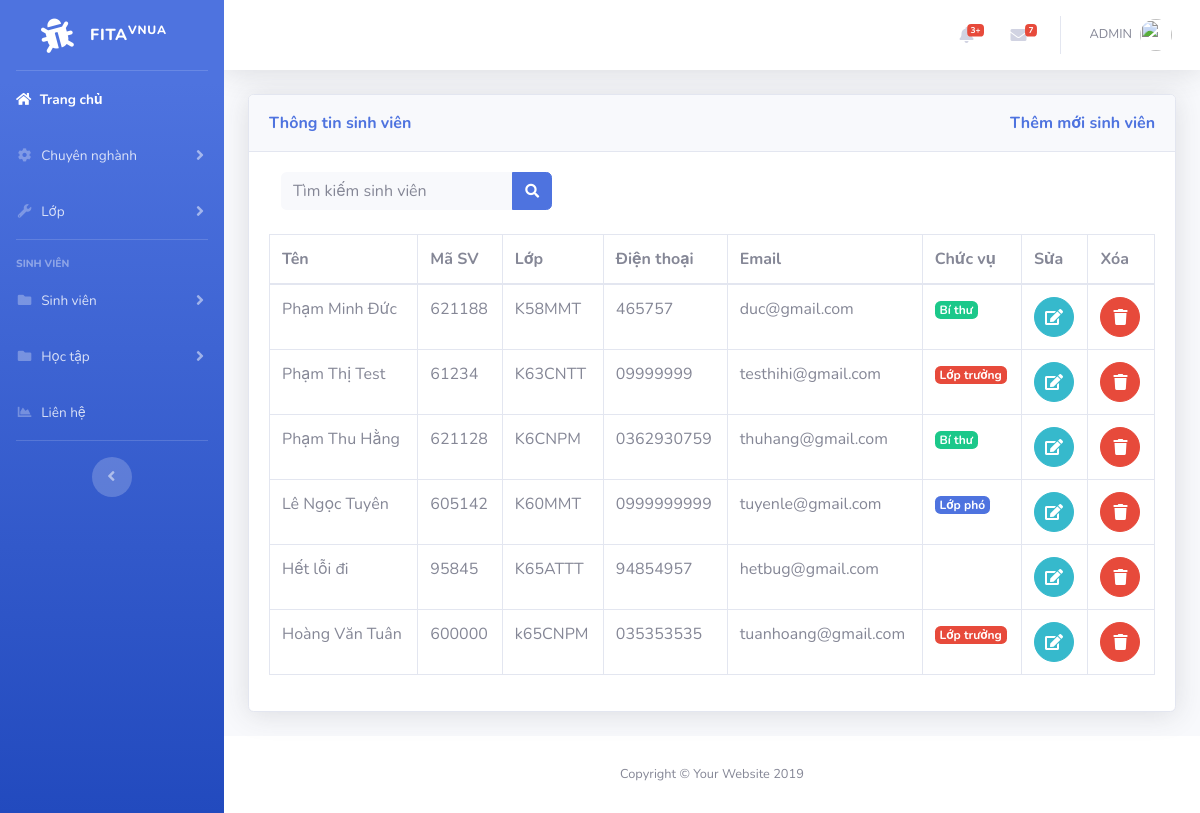
The page /student.php on the database as committed earlier.
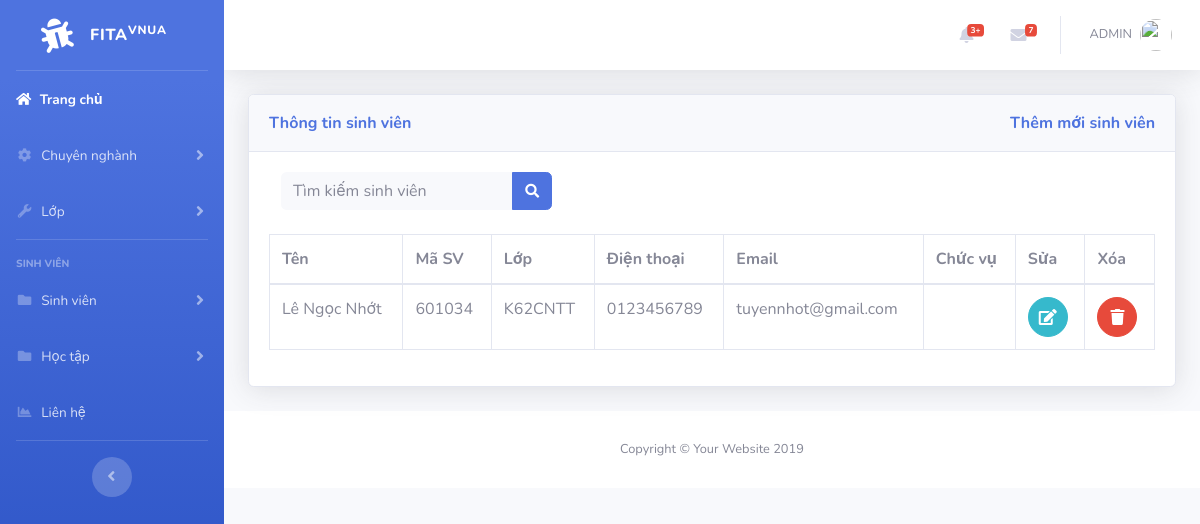
The same page on the database as committed later.
### tables this page shows
CREATE TABLE `student` (
  `id` int(11) NOT NULL,
  `name` varchar(50) NOT NULL,
  `code` varchar(6) NOT NULL,
  `class` varchar(50) NOT NULL,
  `phone` varchar(50) NOT NULL,
  `email` varchar(50) NOT NULL,
  `id_pos` int(6) NOT NULL
);

### student.php (the view, shortened to what this page needs)
<?php
include('includes/header.php');
include('includes/navbar.php');
include('includes/connect.php');
?>
<div class="container-fluid">
<div class="card shadow mb-4">
  <div class="card-header py-3">
    <h7 class="m-0 font-weight-bold text-primary">Thông tin sinh viên
            <a style="float:right" href="add_student.php">
              Thêm mới sinh viên
            </a>
    </h7>
  </div>
  <div class="card-body">
  <div class="table-responsive">
<?php
$query="SELECT * FROM student";
$query_run=mysqli_query($connect,$query);
 ?>
                  <div class="input-group col-md-4 ">
                  <input type="text" id="myInput" class="form-control bg-light border-0 small" placeholder="Tìm kiếm sinh viên" aria-label="Search" aria-describedby="basic-addon2" name="hoten" onkeyup="myFunction()">
                  <div class="input-group-append">
                    <button class="btn btn-primary" type="button" name="submit">
                      <i class="fas fa-search fa-sm"></i>
                    </button>
                    </div>
                  </div>
                  <br>
      <table class="table table-bordered" id="dataTable" width="100%" cellspacing="0">
        <thead>
          <tr>
            <th>Tên</th>
            <th>Mã SV</th>
            <th>Lớp</th>
            <th>Điện thoại</th>
            <th>Email</th>
            <th>Chức vụ</th>
            <th>Sửa</th>
            <th>Xóa</th>
          </tr>
        </thead>
        <tbody>
          <?php
              if(mysqli_num_rows($query_run)>0)
              {
                while($row=mysqli_fetch_assoc($query_run))
                {
                  ?>
                      <tr>
                        <td><?php echo $row['name']; ?></td>
                        <td><?php echo $row['code']; ?></td>
                        <td><?php echo $row['class']; ?></td>
                        <td><?php echo $row['phone']; ?></td>
                        <td><?php echo $row['email']; ?></td>
                        <td>
                          <?php
                            if($row['id_pos']==1)
                            {
                              echo '<a href="#" class="badge badge-danger">Lớp trưởng</a>';
                            }
                            if($row['id_pos']==2)
                            {
                              echo '<a href="#" class="badge badge-success">Bí thư</a>';
                            }
                            if($row['id_pos']==3)
                            {
                              echo '<a  href="#" class="badge badge-primary">Lớp phó</a>';
                            }
                            else
                            {
                              echo ' ';
                            }
                          ?>
                        </td>
                        <td>
                            <form action="edit.php" method="post">
                                <button  type="submit" name="edit_btn" class="btn btn-info btn-circle"><i class="fa fa-edit edit"></i></button>
                            </form>
                        </td>
                        <td>
                            <form action="code.php" method="post">
                              <button onclick="return confirm('Bạn có muốn xóa sinh viên')" href="code.php?id=<?php echo $row['name'];?>" type="submit" name="delete_btn" class="btn btn-danger btn-circle"><i class="fas fa-trash"></i></button>
                            </form>
                        </td>
                      </tr>
                  <?php
                }
              }
              else
              {
                echo "Not found";
              }
           ?>
        </tbody>
      </table>
    </div>
  </div>
</div>
</div>
<?php
include('includes/footer.php');
?>

Rows that differ between the two databases and show on the page:
removed student: name "Phạm Minh Đức", code "621188", class "K58MMT", phone "465757", email "duc@gmail.com", id_pos "Bí thư"
removed student: name "Phạm Thị Test", code "61234", class "K63CNTT", phone "09999999", email "testhihi@gmail.com", id_pos "Lớp trưởng"
removed student: name "Phạm Thu Hằng", code "621128", class "K6CNPM", phone "0362930759", email "thuhang@gmail.com", id_pos "Bí thư"
removed student: name "Lê Ngọc Tuyên", code "605142", class "K60MMT", phone "0999999999", email "tuyenle@gmail.com", id_pos "Lớp phó"
removed student: name "Hết lỗi đi", code "95845", class "K65ATTT", phone "94854957", email "hetbug@gmail.com"
removed student: name "Hoàng Văn Tuân", code "600000", class "k65CNPM", phone "035353535", email "tuanhoang@gmail.com", id_pos "Lớp trưởng"
added student: name "Lê Ngọc Nhớt", code "601034", class "K62CNTT", phone "0123456789", email "tuyennhot@gmail.com"
